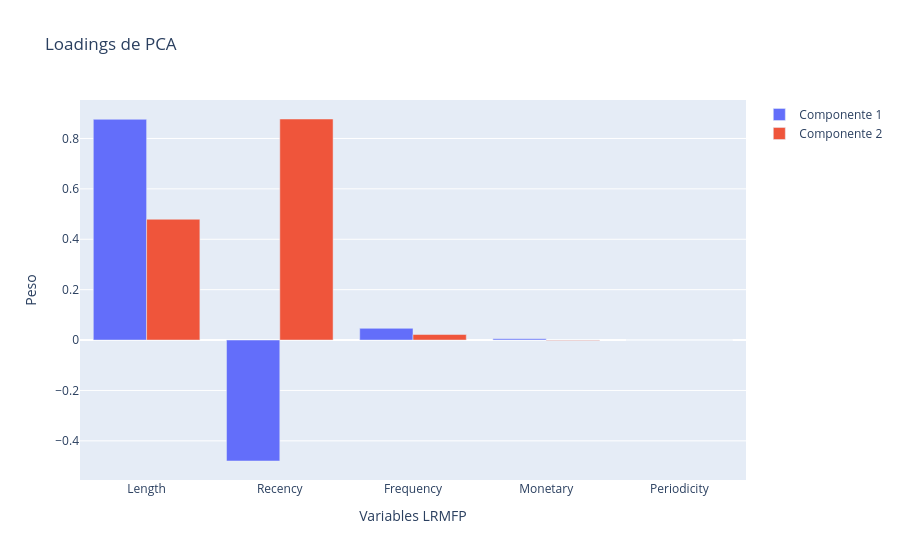

Source (notebook cell):
### Code cell
import plotly.graph_objects as go

fig = go.Figure()

# Componente 1
fig.add_trace(go.Bar(x=features, y=loadings[0], name="Componente 1"))

# Componente 2
fig.add_trace(go.Bar(x=features, y=loadings[1], name="Componente 2"))

fig.update_layout(title="Loadings de PCA", xaxis_title="Variables LRMFP", yaxis_title="Peso", barmode="group")

fig.show()

### Figure 1 — Plotly figure (JSON) as saved in the notebook; plotly's stock layout.template omitted (floating-point values rounded to 4 significant figures)
{"data": [{"name": "Componente 1", "type": "bar", "x": ["Length", "Recency", "Frequency", "Monetary", "Periodicity"], "y": [0.8761, -0.4799, 0.0465, 0.004844, 0.0]}, {"name": "Componente 2", "type": "bar", "x": ["Length", "Recency", "Frequency", "Monetary", "Periodicity"], "y": [0.4795, 0.8773, 0.02197, -0.001608, 0.0]}], "layout": {"barmode": "group", "title": {"text": "Loadings de PCA"}, "xaxis": {"title": {"text": "Variables LRMFP"}}, "yaxis": {"title": {"text": "Peso"}}}}
